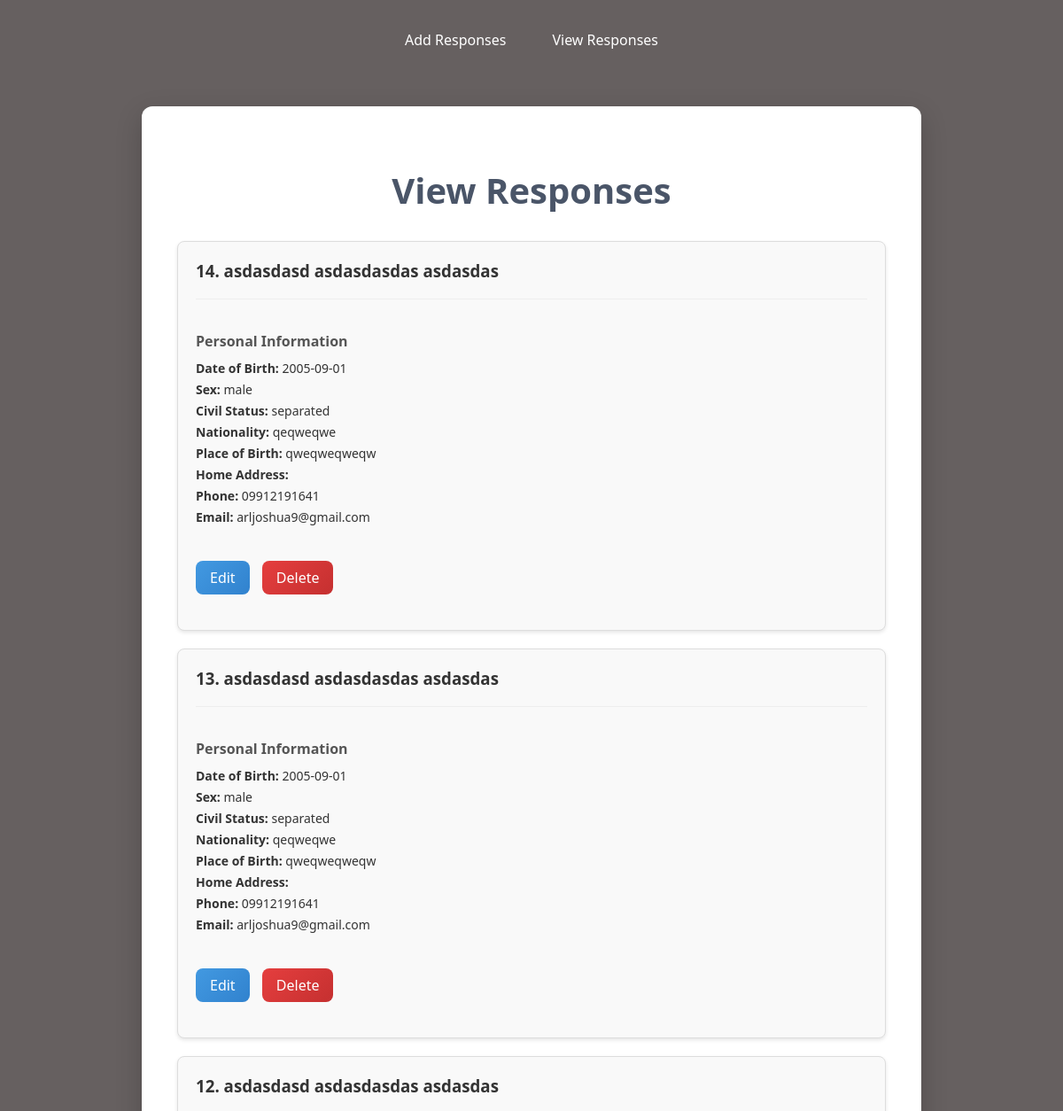
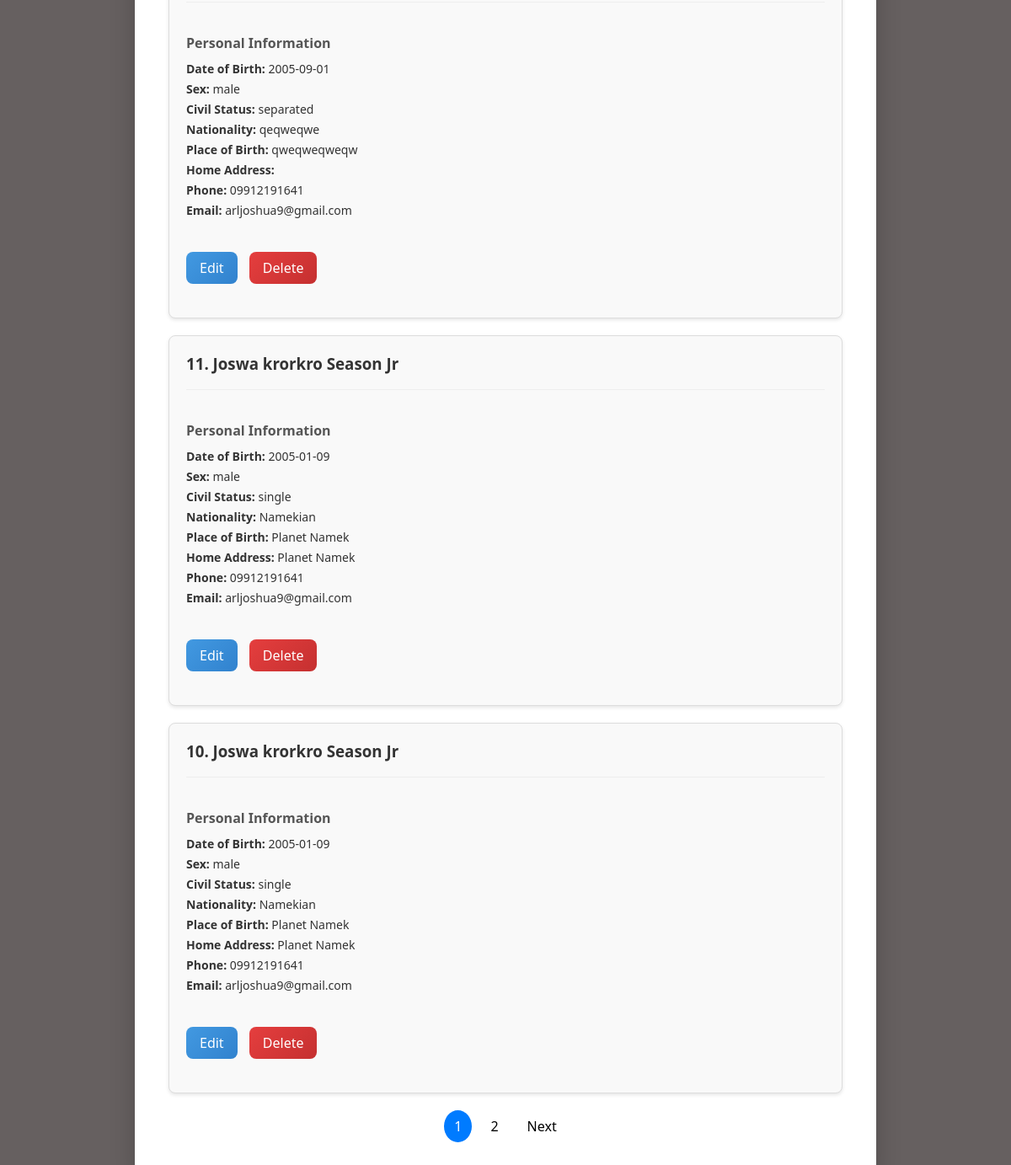
The page /View/view.php?error=invalid_method on the database as committed earlier (2 pictures, top to bottom).
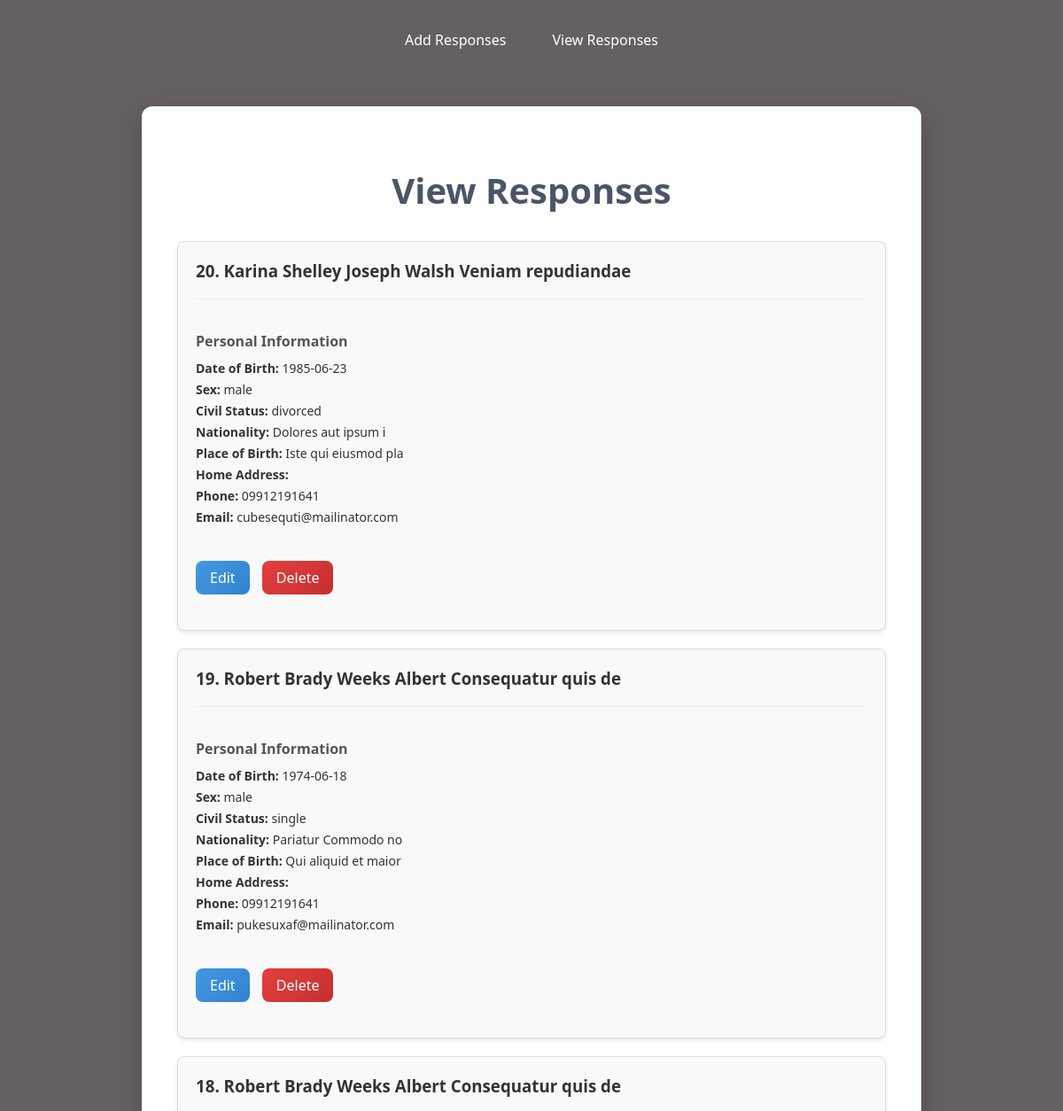
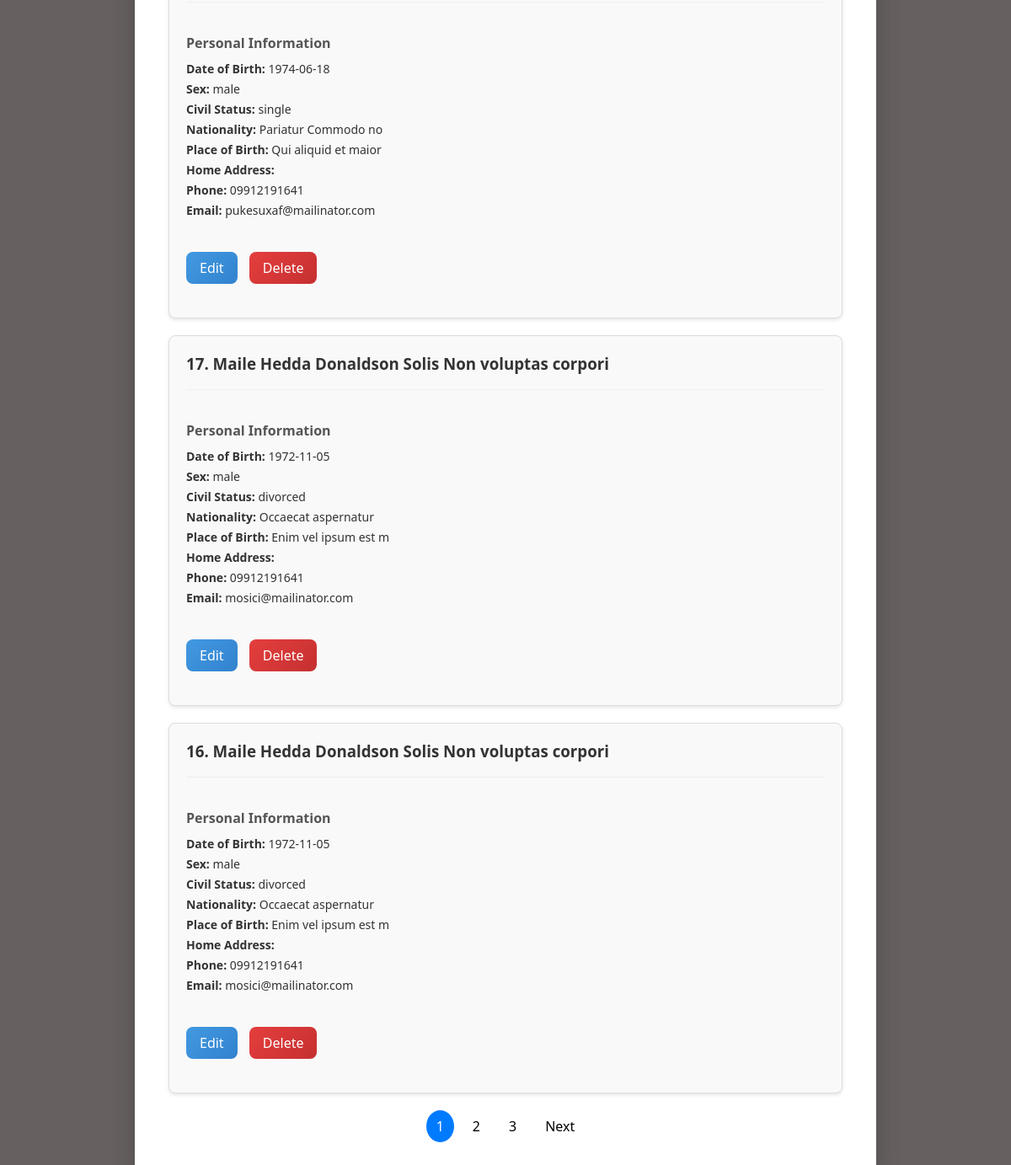
The same page on the database as committed later (2 pictures, top to bottom).
### tables this page shows
CREATE TABLE `user` (
  `user_id` int(255) NOT NULL,
  `first_name` varchar(255) NOT NULL,
  `middle_name` varchar(255) NOT NULL,
  `last_name` varchar(255) NOT NULL,
  `suffix` varchar(255) DEFAULT NULL,
  `date_of_birth` date NOT NULL,
  `sex` varchar(255) NOT NULL,
  `civil_status` varchar(255) NOT NULL,
  `nationality` varchar(255) NOT NULL,
  `place_of_birth` varchar(255) NOT NULL,
  `home_address` varchar(255) NOT NULL,
  `phone_number` varchar(255) NOT NULL,
  `email_address` varchar(255) NOT NULL,
  `occupation` varchar(255) DEFAULT NULL
);

### View/ViewController.php (called while the page is built, shortened)
<?php
class Database {
    private $host = "localhost";
    private $db_name = "onlineform";
    private $username = "root";
    private $password = "";
    private $conn;
    public function connect() {
        $this->conn = null;
        try {
            $this->conn = new PDO(
                "mysql:host={$this->host};dbname={$this->db_name};charset=utf8mb4",
                $this->username,
                $this->password,
                [
                    PDO::ATTR_ERRMODE => PDO::ERRMODE_EXCEPTION,
                    PDO::ATTR_EMULATE_PREPARES => false,
                ]
            );
        } catch (PDOException $exception) {
            echo "Connection error: " . $exception->getMessage();
        }
        return $this->conn;
    }
    public function getAllUsers() {
        $sql = "SELECT * FROM user ORDER BY user_id DESC";
        $stmt = $this->conn->prepare($sql);
        $stmt->execute();
        return $stmt->fetchAll(PDO::FETCH_ASSOC);
    }
        public function getUsersPaginated($limit, $offset) {
        $sql = "SELECT * FROM user ORDER BY user_id DESC LIMIT :limit OFFSET :offset";
        $stmt = $this->conn->prepare($sql);
        $stmt->bindParam(':limit', $limit, PDO::PARAM_INT);
        $stmt->bindParam(':offset', $offset, PDO::PARAM_INT);
        $stmt->execute();
        return $stmt->fetchAll(PDO::FETCH_ASSOC);
    }
    public function getTotalUsers() {
        $sql = "SELECT COUNT(*) as total FROM user";
        $stmt = $this->conn->prepare($sql);
        $stmt->execute();
        $result = $stmt->fetch(PDO::FETCH_ASSOC);
        return $result['total'];
    }
}
$db_instance = new Database();
if ($_SERVER['REQUEST_METHOD'] == 'GET') {
    $users = $db_instance->getAllUsers();
}
$limit = 5;
    $page = isset($_GET['page']) ? (int)$_GET['page'] : 1;
    $offset = ($page - 1) * $limit;
    $users = $db_instance->getUsersPaginated($limit, $offset);
    $totalUsers = $db_instance->getTotalUsers();
    $totalPages = ceil($totalUsers / $limit);
?>

### View/view.php (the view, shortened to what this page needs)
<!DOCTYPE html>
<html lang="en">
<head>
    <link rel="stylesheet" href="view.module.css">
</head>
<body>
    <?php
    require_once 'ViewController.php';
    ?>
    <div class="container">
    <h1>View Responses</h1>
    <?php if (!empty($users)): ?>
        <div class="users-grid">
            <?php foreach ($users as $user): ?>
                <div class="user-card">
                    <h3><?php echo htmlspecialchars($user['user_id']. '.' . ' ' . $user['first_name'] . ' ' . $user['middle_name'] . ' ' . $user['last_name'] . ($user['suffix'] ? ' ' . $user['suffix'] : '')); ?></h3>
                    <div class="card-section">
                        <h4>Personal Information</h4>
                        <p><strong>Date of Birth:</strong> <?php echo htmlspecialchars($user['date_of_birth']); ?></p>
                        <p><strong>Sex:</strong> <?php echo htmlspecialchars($user['sex']); ?></p>
                        <p><strong>Civil Status:</strong> <?php echo htmlspecialchars($user['civil_status']); ?></p>
                        <p><strong>Nationality:</strong> <?php echo htmlspecialchars($user['nationality']); ?></p>
                        <p><strong>Place of Birth:</strong> <?php echo htmlspecialchars($user['place_of_birth']); ?></p>
                        <p><strong>Home Address:</strong> <?php echo htmlspecialchars($user['home_address']); ?></p>
                        <p><strong>Phone:</strong> <?php echo htmlspecialchars($user['phone_number']); ?></p>
                        <p><strong>Email:</strong> <?php echo htmlspecialchars($user['email_address']); ?></p>
                    </div>
                    <button class="edit-btn" data-id="<?php echo $user['user_id']; ?>">Edit</button>
                    <button class="delete-btn" data-id="<?php echo $user['user_id']; ?>">Delete</button>
                </div>
            <?php endforeach; ?>
        </div>
    <?php else: ?>
        <p>No users found.</p>
    <?php endif; ?>
    <div class="pagination">
    <?php for ($i = 1; $i <= $totalPages; $i++): ?>
        <a href="?page=<?php echo $i; ?>" <?php if ($i == $page) echo 'class="active"'; ?>><?php echo $i; ?></a>
    <?php endfor; ?>
    <?php if ($page < $totalPages): ?>
        <a href="?page=<?php echo $page + 1; ?>">Next</a>
    <?php endif; ?>
</div>
</div>
</body>
</html>

Rows that differ between the two databases and show on the page:
no longer on this page (row unchanged): user: user_id+first_name+middle_name "14. asdasdasd asdasdasdas asdasdas", date_of_birth "2005-09-01", sex "male", civil_status "separated", nationality "qeqweqwe", place_of_birth "qweqweqweqw", phone_number "09912191641", email_address "arljoshua9@gmail.com"
no longer on this page (row unchanged): user: user_id+first_name+middle_name "13. asdasdasd asdasdasdas asdasdas", date_of_birth "2005-09-01", sex "male", civil_status "separated", nationality "qeqweqwe", place_of_birth "qweqweqweqw", phone_number "09912191641", email_address "arljoshua9@gmail.com"
no longer on this page (row unchanged): user: user_id+first_name+middle_name "12. asdasdasd asdasdasdas asdasdas", date_of_birth "2005-09-01", sex "male", civil_status "separated", nationality "qeqweqwe", place_of_birth "qweqweqweqw", phone_number "09912191641", email_address "arljoshua9@gmail.com"
no longer on this page (row unchanged): user: user_id+first_name+middle_name "11. Joswa krorkro Season Jr", date_of_birth "2005-01-09", sex "male", civil_status "single", nationality "Namekian", place_of_birth "Planet Namek", home_address "Planet Namek", phone_number "09912191641", email_address "arljoshua9@gmail.com"
no longer on this page (row unchanged): user: user_id+first_name+middle_name "10. Joswa krorkro Season Jr", date_of_birth "2005-01-09", sex "male", civil_status "single", nationality "Namekian", place_of_birth "Planet Namek", home_address "Planet Namek", phone_number "09912191641", email_address "arljoshua9@gmail.com"
added user: user_id+first_name+middle_name "20. Karina Shelley Joseph Walsh Veniam repudiandae", date_of_birth "1985-06-23", sex "male", civil_status "divorced", nationality "Dolores aut ipsum i", place_of_birth "Iste qui eiusmod pla", phone_number "09912191641", email_address "cubesequti@mailinator.com"
added user: user_id+first_name+middle_name "19. Robert Brady Weeks Albert Consequatur quis de", date_of_birth "1974-06-18", sex "male", civil_status "single", nationality "Pariatur Commodo no", place_of_birth "Qui aliquid et maior", phone_number "09912191641", email_address "pukesuxaf@mailinator.com"
added user: user_id+first_name+middle_name "18. Robert Brady Weeks Albert Consequatur quis de", date_of_birth "1974-06-18", sex "male", civil_status "single", nationality "Pariatur Commodo no", place_of_birth "Qui aliquid et maior", phone_number "09912191641", email_address "pukesuxaf@mailinator.com"
added user: user_id+first_name+middle_name "17. Maile Hedda Donaldson Solis Non voluptas corpori", date_of_birth "1972-11-05", sex "male", civil_status "divorced", nationality "Occaecat aspernatur", place_of_birth "Enim vel ipsum est m", phone_number "09912191641", email_address "mosici@mailinator.com"
added user: user_id+first_name+middle_name "16. Maile Hedda Donaldson Solis Non voluptas corpori", date_of_birth "1972-11-05", sex "male", civil_status "divorced", nationality "Occaecat aspernatur", place_of_birth "Enim vel ipsum est m", phone_number "09912191641", email_address "mosici@mailinator.com"
Other text that changed with them:
new list line: "3"
